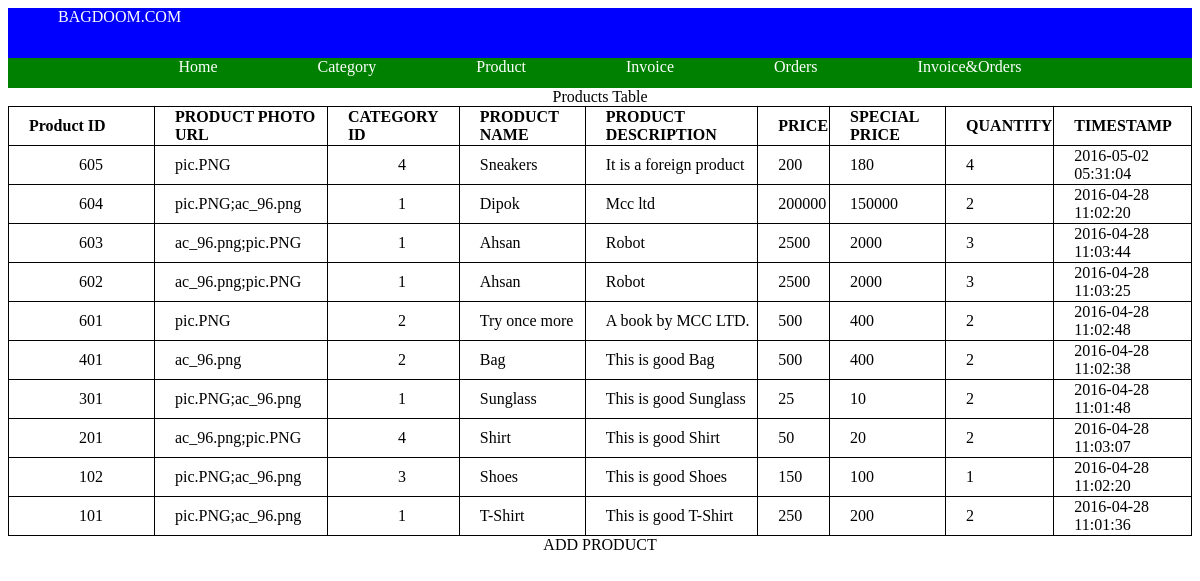
/products.php, run on the app's committed database.
### tables this page shows
CREATE TABLE `product` (
  `product_id` int(11) NOT NULL,
  `product_photo_url` varchar(30) DEFAULT NULL,
  `category_id` int(11) DEFAULT NULL,
  `product_name` varchar(20) DEFAULT NULL,
  `product_description` varchar(30) DEFAULT NULL,
  `price` int(11) DEFAULT NULL,
  `special_price` int(11) DEFAULT NULL,
  `quantity` int(11) DEFAULT NULL,
  `entry_time` timestamp NOT NULL DEFAULT CURRENT_TIMESTAMP ON UPDATE CURRENT_TIMESTAMP
);

### products.php (the view, shortened to what this page needs)
<html>
	<head>
	<link rel="stylesheet" type="text/css" href="layout.css"/>
		<script src="commonjs.js"></script>	</head>
	<body onload="loadMenu()">
		<div id="div_header"></div>
	<div id="div_menu" ></div>
	<div id="div_content">
<?php
	$server_name = "localhost";
	$user_name = "root";
	$user_pass = "";
	$product_id = urldecode($_GET["id"]);
	$database_name ="bagdoomdb";
	$conn = mysqli_connect($server_name, $user_name, $user_pass);
	if(mysqli_connect_errno()){
		echo mysqli_connect_error();
	}
	else{
		mysqli_select_db($conn, $database_name);
		if($product_id != ""){
			$sql_query = "select * from Product where product_id =".$product_id." order by product_id desc ";
		}
		else{
			$sql_query = "select * from Product order by product_id desc ";
		}
		$result = mysqli_query($conn, $sql_query);
		if($result == false){
			echo mysqli_error($conn);
		}
		else{
			echo "<table border ='1'>";
			echo "<caption> Products Table </caption>";
			echo "<tr>";
				echo "<th>Product ID</th><th>PRODUCT PHOTO URL</th><th>CATEGORY ID</th><th>PRODUCT NAME</th><th>PRODUCT DESCRIPTION</th><th>PRICE</th><th>SPECIAL PRICE</th><th>QUANTITY</th><th>TIMESTAMP</th>";
			echo "</tr>";
			if (mysqli_num_rows($result)>0){
				while($row = mysqli_fetch_assoc($result)){
					echo "<tr><td><a href=\"products.php?id=".$row["product_id"]."\" style=\"color:black;\">".$row["product_id"]."</a></td>"."<td>".$row["product_photo_url"]."</td>"."<td>"."<a href =\"categories.php?id=".$row["category_id"]."\" style=\"color:black;\">".$row["category_id"]."</td>"."<td>".$row["product_name"]."</td>"."<td>".$row["product_description"]."</td>"."<td>".$row["price"]."</td>"."<td>".$row["special_price"]."</td>"."<td>".$row["quantity"]."</td>"."<td>".$row["entry_time"]."</td></tr>";
				}
			}
			else {
				echo "<tr><td colspan='9'>0 results</td></tr>";
			}
			echo "</table>";
			echo "<div align=\"center\">";
			echo "<a align =\"center\" href=\"addProduct.php\" style=\"color:black\">ADD PRODUCT</a>";
			echo "</div>";
			echo "</div>";
		}
	}
?>
	</body>
</html>

### layout.css (style rules this page uses)
#div_header { height:50px; background-color:blue; }
#div_menu { height:30px; background-color:green; }
#div_content { background-color:white; height: 100px; }
table { border:1px solid black; border-collapse:collapse; width: 100%; text-align: left; }
th,td { padding-left:20px; height: 30px; }
a { color: white; border: 4px 4px 0 0; width:30px; text-align:center; height:30px; text-decoration: underline; padding:0px 50px 0px 50px; text-decoration: none; }

### data on the page
product: product_id "605", product_photo_url "pic.PNG", category "4", product_name "Sneakers", product_description "It is a foreign product", price "200", special_price "180", quantity "4", entry_time "2016-05-02 05:31:04"
product: product_id "604", product_photo_url "pic.PNG;ac_96.png", category "1", product_name "Dipok", product_description "Mcc ltd", price "200000", special_price "150000", quantity "2", entry_time "2016-04-28 11:02:20"
product: product_id "603", product_photo_url "ac_96.png;pic.PNG", category "1", product_name "Ahsan", product_description "Robot", price "2500", special_price "2000", quantity "3", entry_time "2016-04-28 11:03:44"
product: product_id "602", product_photo_url "ac_96.png;pic.PNG", category "1", product_name "Ahsan", product_description "Robot", price "2500", special_price "2000", quantity "3", entry_time "2016-04-28 11:03:25"
product: product_id "601", product_photo_url "pic.PNG", category "2", product_name "Try once more", product_description "A book by MCC LTD.", price "500", special_price "400", quantity "2", entry_time "2016-04-28 11:02:48"
product: product_id "401", product_photo_url "ac_96.png", category "2", product_name "Bag", product_description "This is good Bag", price "500", special_price "400", quantity "2", entry_time "2016-04-28 11:02:38"
product: product_id "301", product_photo_url "pic.PNG;ac_96.png", category "1", product_name "Sunglass", product_description "This is good Sunglass", price "25", special_price "10", quantity "2", entry_time "2016-04-28 11:01:48"
product: product_id "201", product_photo_url "ac_96.png;pic.PNG", category "4", product_name "Shirt", product_description "This is good Shirt", price "50", special_price "20", quantity "2", entry_time "2016-04-28 11:03:07"
product: product_id "102", product_photo_url "pic.PNG;ac_96.png", category "3", product_name "Shoes", product_description "This is good Shoes", price "150", special_price "100", quantity "1", entry_time "2016-04-28 11:02:20"
product: product_id "101", product_photo_url "pic.PNG;ac_96.png", category "1", product_name "T-Shirt", product_description "This is good T-Shirt", price "250", special_price "200", quantity "2", entry_time "2016-04-28 11:01:36"
